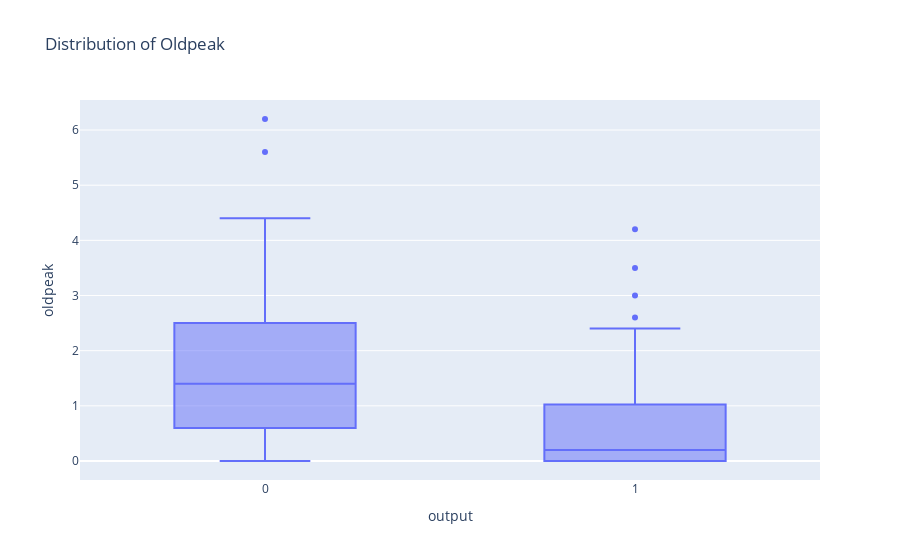

Source (notebook cell):
### Code cell
fig = px.box(heart_df, x='output', y='oldpeak', title='Distribution of Oldpeak')
fig.show()

### Figure 1 — Plotly figure (JSON) as saved in the notebook; plotly's stock layout.template omitted (floating-point values rounded to 4 significant figures; data arrays with more than 128 entries replaced by an {"elided": "..."} marker saying what was removed)
{"data": [{"alignmentgroup": "True", "hovertemplate": "output=%{x}<br>oldpeak=%{y}<extra></extra>", "legendgroup": "", "marker": {"color": "#636efa"}, "name": "", "notched": false, "offsetgroup": "", "orientation": "v", "showlegend": false, "type": "box", "x": {"elided": "303 int values"}, "x0": " ", "xaxis": "x", "y": {"elided": "303 float values"}, "y0": " ", "yaxis": "y"}], "layout": {"boxmode": "group", "legend": {"tracegroupgap": 0}, "title": {"text": "Distribution of Oldpeak"}, "xaxis": {"anchor": "y", "domain": [0, 1], "title": {"text": "output"}}, "yaxis": {"anchor": "x", "domain": [0, 1], "title": {"text": "oldpeak"}}}}
